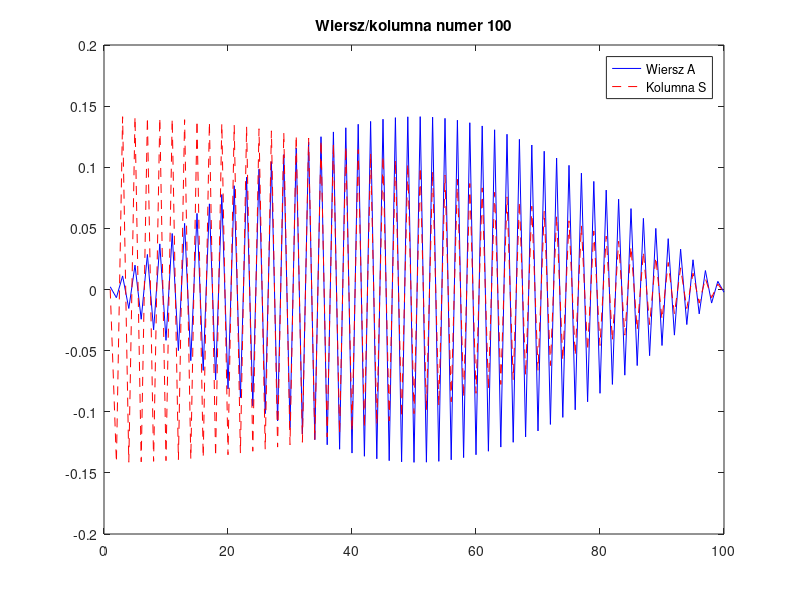

This figure's MATLAB source:
clear all; close all;

N = 100;
fs = 1000;

f1 = 50;
f2 = 100;
f3 = 150;
A1 = 50;
A2 = 100;
A3 = 150; 

t = (0:N-1)/fs;

x = A1*sin(2*pi*f1*t) + A2*sin(2*pi*f2*t) + A3*sin(2*pi*f3*t);
%DCT (A) i IDCT (S)
A = zeros(N);
S = zeros(N);
for k = 0:N-1
    for n = 0:N-1
        if k == 0
            A(k+1,n+1) = sqrt(1/N); %k=0 cos=1
        else
            A(k+1,n+1) = sqrt(2/N) * cos(pi*k*(2*n+1)/(2*N));
            S(k+1,n+1) = A(k+1,n+1); % Macierz S to transpozycja macierzy A w przypadku DCT-II
        end
    end
end
%A = dct(eye(N));
%S = idct(eye(N));
figure;
for k = 1:N
    plot(A(k,:), 'b'); hold on;
    plot(S(:,k), 'r--'); hold off;
    legend('Wiersz A', 'Kolumna S');
    title(['Wiersz/kolumna numer ', num2str(k)]);
    pause(0.5);
end

%analiza
y = A*x',
%rekonstrukcja
xr = S*y;

%weryfikacja
if norm(xr' - x) < 1e-10
    disp('Perfekcyjna rekonstrukcja jest możliwa.');
else
    disp('Perfekcyjna rekonstrukcja jest niemożliwa.');
end
